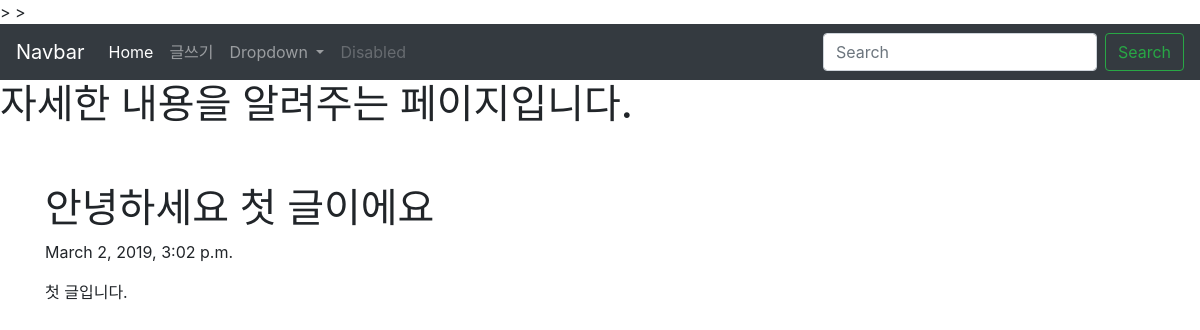
The page /blog/1 on the database its author committed.
### blogapp/models.py (models this page shows, shortened)
class Blog(models.Model):
    title = models.CharField(max_length=200)
    pub_date = models.DateTimeField('date published')
    body = models.TextField()

### blogapp/views.py (the view)
# urls.py: path('blog/<int:blog_id>',blogapp.views.detail, name="detail"),
def detail(request, blog_id):
    details = get_object_or_404(Blog, pk=blog_id)
    return render(request, 'detail.html', {'details': details})

### blogapp/templates/detail.html (shortened to what this page needs)
<head>
    <link rel="stylesheet" href="https://stackpath.bootstrapcdn.com/bootstrap/4.3.1/css/bootstrap.min.css">
</head>>
<body>>
    <nav class="navbar navbar-expand-lg navbar-dark bg-dark">
    <a class="navbar-brand" href="#">Navbar</a>
  <div class="collapse navbar-collapse" id="navbarSupportedContent">
    <ul class="navbar-nav mr-auto">
      <li class="nav-item active">
        <a class="nav-link" href="#">Home <span class="sr-only">(current)</span></a>
      </li>
      <li class="nav-item">
        <a class="nav-link" href="{% url 'new' %}">글쓰기</a>
      </li>
      <li class="nav-item dropdown">
        <a class="nav-link dropdown-toggle" href="#" id="navbarDropdown" role="button" data-toggle="dropdown" aria-haspopup="true" aria-expanded="false">
          Dropdown
        </a>
      </li>
      <li class="nav-item">
        <a class="nav-link disabled" href="#" tabindex="-1" aria-disabled="true">Disabled</a>
      </li>
    </ul>
    <form class="form-inline my-2 my-lg-0">
      <input class="form-control mr-sm-2" type="search" placeholder="Search" aria-label="Search">
      <button class="btn btn-outline-success my-2 my-sm-0" type="submit">Search</button>
    </form>
  </div>
</nav>
<h1>자세한 내용을 알려주는 페이지입니다.</h1>
<div class="container">
<br><br>
  <h1>{{details.title}}</h1>
  <p>{{details.pub_date}}</p>
  <p>{{details.body}}</p>
  </div>
</body>

### rows shown on the page
Blog: title "안녕하세요 첫 글이에요", pub_date "March 2, 2019, 3:02 p.m.", body "첫 글입니다."
